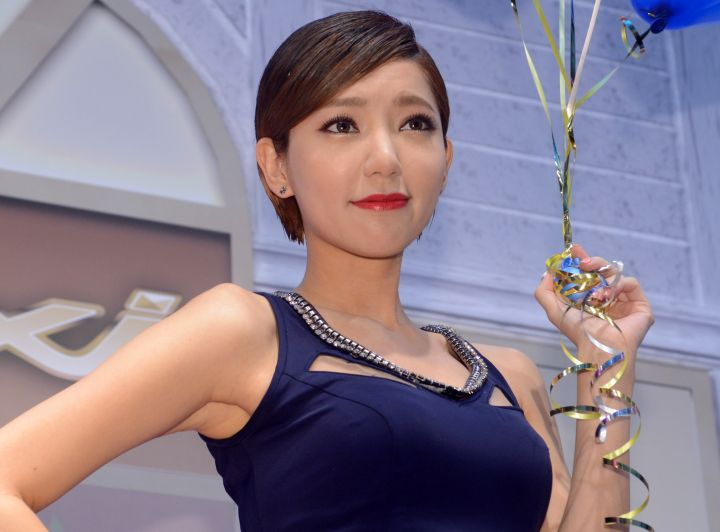
#> input picture goddess.jpg, 720 x 532 px
$ jupyter execute FACE.ipynb   (shell and % lines are left out)   (Python 2 division)
#> lines starting #> are read from the running program, lines starting #| are printed output that depends on the picture; after the words box and inside, x2 and y2 are one past the last pixel; in counts of white or black regions, pixels touching at a corner belong together
[cell 1]
import matplotlib.pyplot as plt

[cell 2]
import sys, cv2
imagePath = 'goddess.jpg'
image = cv2.imread(imagePath)
#> image is the input picture: shape (532, 720, 3); mean B, G, R 141, 126.2, 139.5
# plt.imshow(image)
plt.imshow(cv2.cvtColor(image, cv2.COLOR_BGR2RGB))

[cell 3]
faceCascade = cv2.CascadeClassifier('haarcascade_frontalface_default.xml')

gray = cv2.cvtColor(image, cv2.COLOR_BGR2GRAY)
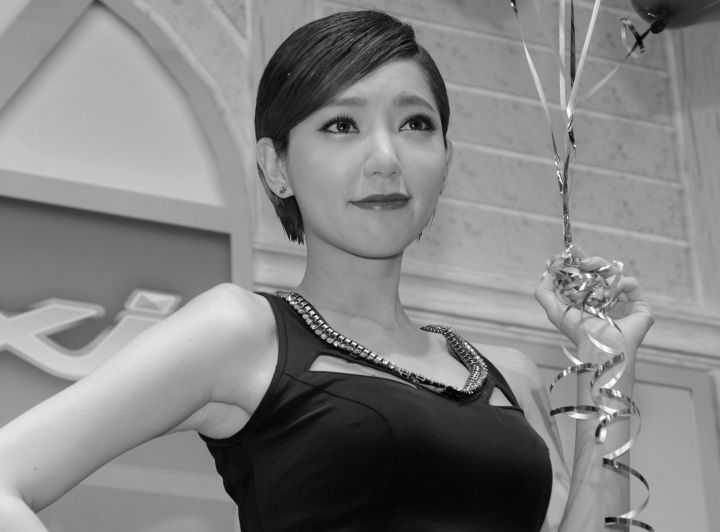
#> gray: shape (532, 720); min 0, max 255, mean 131.9
faces = faceCascade.detectMultiScale(
    gray, #灰阶图像
    scaleFactor = 1.1, #缩减10个百分点的图像
    minNeighbors = 5, #
    minSize = (30, 30), #window
    flags = cv2.CASCADE_SCALE_IMAGE)
#> faces = [[281, 52, 192, 192]]

print faces #[[x, y, w, h]]
#| [[281  52 192 192]]

[cell 4]
import random
font =cv2.FONT_HERSHEY_SCRIPT_SIMPLEX
for (x, y, w, h) in faces:
    cv2.rectangle(image, (x, y), (x + w, y + h), (14, 201, 255) , 2) #在脸上加上一个桔色的宽度为2的矩形边框
    cv2.putText(image, str(random.randrange(20, 30)), (x+(w/2)-18, y-10), font, 1, (14, 201, 255), 3)
#> this loop made 1 pass
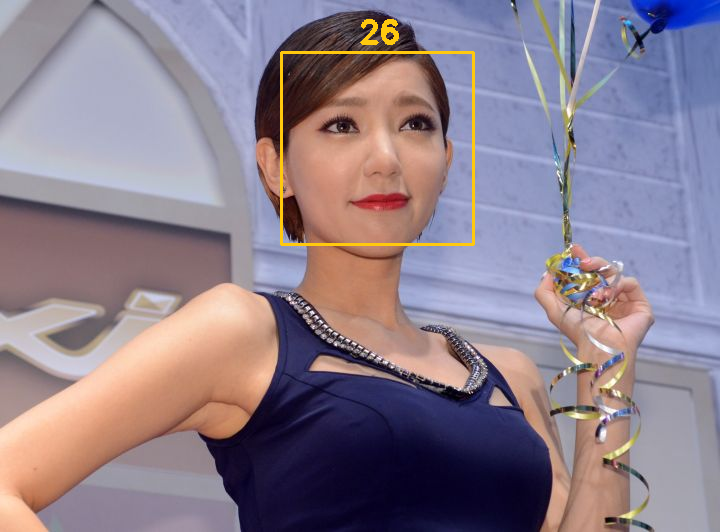
#> image: shape (532, 720, 3); 0.74% of pixels changed, all inside (x1, y1, x2, y2) = (280, 19, 475, 246)
plt.imshow(cv2.cvtColor(image, cv2.COLOR_BGR2RGB))
